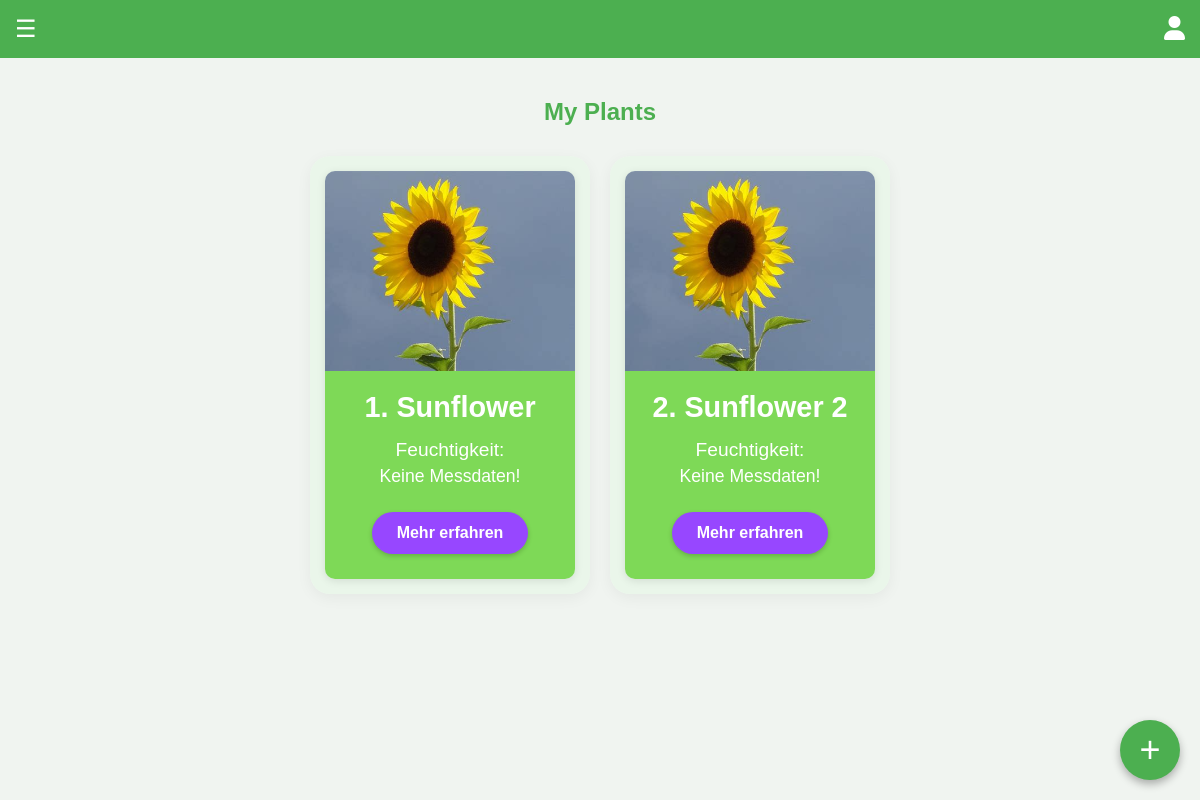
Screenshot of / (signed in) with the database file from the repository.
### tables this page shows
CREATE TABLE plants (
      id INTEGER PRIMARY KEY AUTOINCREMENT,
      userid INTEGER,
      name TEXT,
      plant_type TEXT,
      plant_location TEXT,
      plant_date TEXT,
      notes TEXT,
      feuchtigkeit TEXT
  );

### main.py (the view)
@app.route('/')
def index():
  if not session.get('logged_in'):
    return redirect(url_for('login'))
  conn = sqlite3.connect('Bloom.db')
  cursor = conn.cursor()
  cursor.execute('SELECT id FROM user WHERE email = ?', (session['email'],))
  user = cursor.fetchone()
  if not user:
    conn.close()
    return redirect(url_for('login'))
  cursor.execute('''
    SELECT id, name, plant_type, feuchtigkeit
    FROM plants
    WHERE userid = ?
  ''', (user[0],))
  plants = []
  for plant in cursor.fetchall():
    plants.append({
      'id': plant[0],
      'name': plant[1],
      'image_url': '/static/images/default_plant.jpg',  # You can customize this
      'moisture_status': f"{plant[3]}%" if plant[3] is not None else "Keine Messdaten!"
    })
  conn.close()
  return render_template('index.html', plants=plants)

### templates/index.html (shortened to what this page needs)
{% extends "base.html" %}
{% block content %}
  <section class="plant-overview">
    <h1>My Plants</h1>
    <div class="plants-container">
      {% for plant in plants %}
        <div class="plant-card">
          <div class="plant-card-inner">
            <div class="plant-image">
              <img src="{{ plant.image_url }}" alt="{{ plant.name }}">
            </div>
            <div class="plant-info">
              <h2>{{ loop.index }}. {{ plant.name }}</h2>
              <p class="moisture-label">Feuchtigkeit:</p>
              <p class="moisture-value">{{ plant.moisture_status }}</p>
              <button class="more-info-btn" onclick="window.location.href='/plant/{{ plant.id }}'">Mehr erfahren</button>
            </div>
          </div>
        </div>
      {% endfor %}
    </div>
  </section>
  <button class="add-plant-btn" onclick="window.location.href='/add-plant'">+</button>
{% endblock %}

### templates/base.html (shortened to what this page needs)
<!DOCTYPE html>
<html lang="de">
<head>
  <link rel="stylesheet" href="/static/styles.css">
  <link rel="stylesheet" href="https://cdnjs.cloudflare.com/ajax/libs/font-awesome/6.0.0-beta3/css/all.min.css" loading="lazy">
</head>
<body>
  <nav class="navbar">
    <div class="menu-icon" onclick="openMenu()">&#9776;</div>
    <div class="user-icon" onclick="window.location.href='/user'">
      <i class="fas fa-user"></i>
    </div>
  </nav>
  <main>
    {% block content %}{% endblock %}
  </main>
</body>
</html>

### static/styles.css (style rules this page uses)
* { margin: 0; padding: 0; box-sizing: border-box; }
body { font-family: Arial, sans-serif; background-color: #f0f4f0; color: #333; transition: margin-left 0.5s; }
.navbar { display: flex; justify-content: space-between; align-items: center; padding: 15px; background-color: #4CAF50; color: white; }
.menu-icon { cursor: pointer; font-size: 24px; background: none; border: none; color: white; }
.user-icon { cursor: pointer; font-size: 24px; }
main { padding: 20px; }
.plant-overview { margin-top: 20px; }
.plants-container { display: grid; grid-template-columns: repeat(auto-fill, minmax(150px, 1fr)); gap: 15px; }
.plant-card { background-color: #e0f0e0; padding: 20px; border-radius: 10px; text-align: center; }
.add-plant-btn { position: fixed; right: 20px; bottom: 20px; background-color: #4CAF50; color: white; border: none; border-radius: 50%; width: 60px; height: 60px; font-size: 36px; cursor: pointer; box-shadow: 0 4px 8px rgba(0, 0, 0, 0.3); }
h1 { text-align: center; margin-bottom: 20px; color: #4CAF50; }

### templates/index.html (style rules this page uses)
.plant-overview h1 { text-align: center; margin: 20px 0; }
.plants-container { display: flex; flex-wrap: wrap; justify-content: center; padding: 10px; gap: 20px; }
.plant-card { width: 100%; max-width: 500px; background-color: rgba(230, 250, 230, 0.5); border-radius: 20px; padding: 15px; box-shadow: 0 4px 15px rgba(0, 0, 0, 0.05); margin-bottom: 20px; }
.plant-card-inner { border-radius: 10px; overflow: hidden; box-shadow: 0 2px 8px rgba(0, 0, 0, 0.1); }
.plant-image { height: 250px; width: 100%; overflow: hidden; }
.plant-image img { width: 100%; height: 100%; object-fit: cover; display: block; }
.plant-info { padding: 20px 15px 25px; background-color: #7ed957; color: white; text-align: center; }
.plant-info h2 { margin: 0 0 15px 0; font-size: 2rem; font-weight: bold; }
.moisture-label { margin-bottom: 5px; font-size: 1.3rem; }
.moisture-value { margin: 0 0 25px 0; font-size: 1.2rem; }
.more-info-btn { background-color: #9747FF; color: white; border: none; padding: 15px 30px; border-radius: 30px; cursor: pointer; font-weight: bold; font-size: 1.2rem; box-shadow: 0 2px 5px rgba(0, 0, 0, 0.2); }
@media (min-width: 768px) { .plant-card { width: 280px; } }
@media (min-width: 768px) { .plant-image { height: 200px; } }
@media (min-width: 768px) { .plant-info h2 { font-size: 1.8rem; } }
@media (min-width: 768px) { .moisture-label { font-size: 1.2rem; } }
@media (min-width: 768px) { .moisture-value { font-size: 1.1rem; } }
@media (min-width: 768px) { .more-info-btn { padding: 12px 25px; font-size: 1rem; } }

### rows the page displays
plants: name "Sunflower", moisture_status "Keine Messdaten!"
plants: name "Sunflower 2", moisture_status "Keine Messdaten!"
